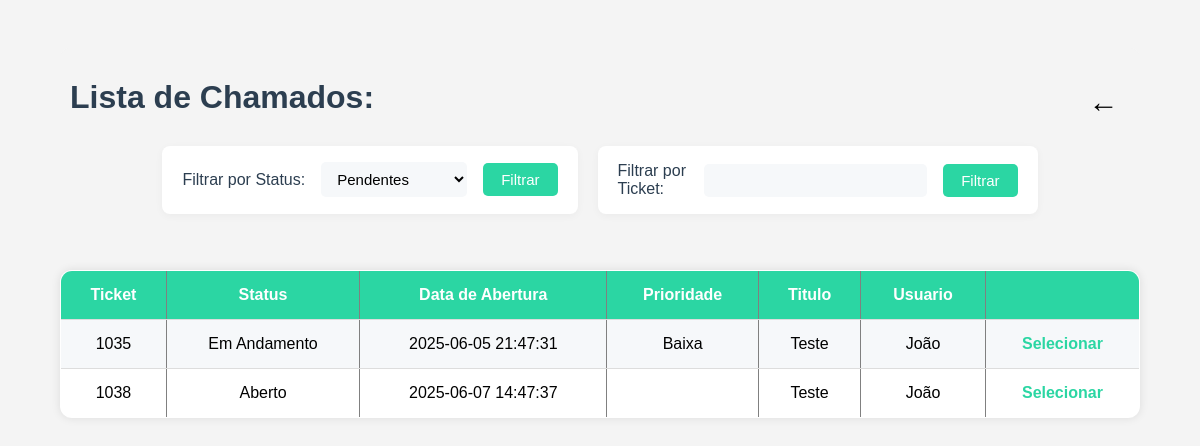
Page /dashboard/telainicial/AbrirChamado/listarChamadosPorId.php (signed in) on the earlier database version.
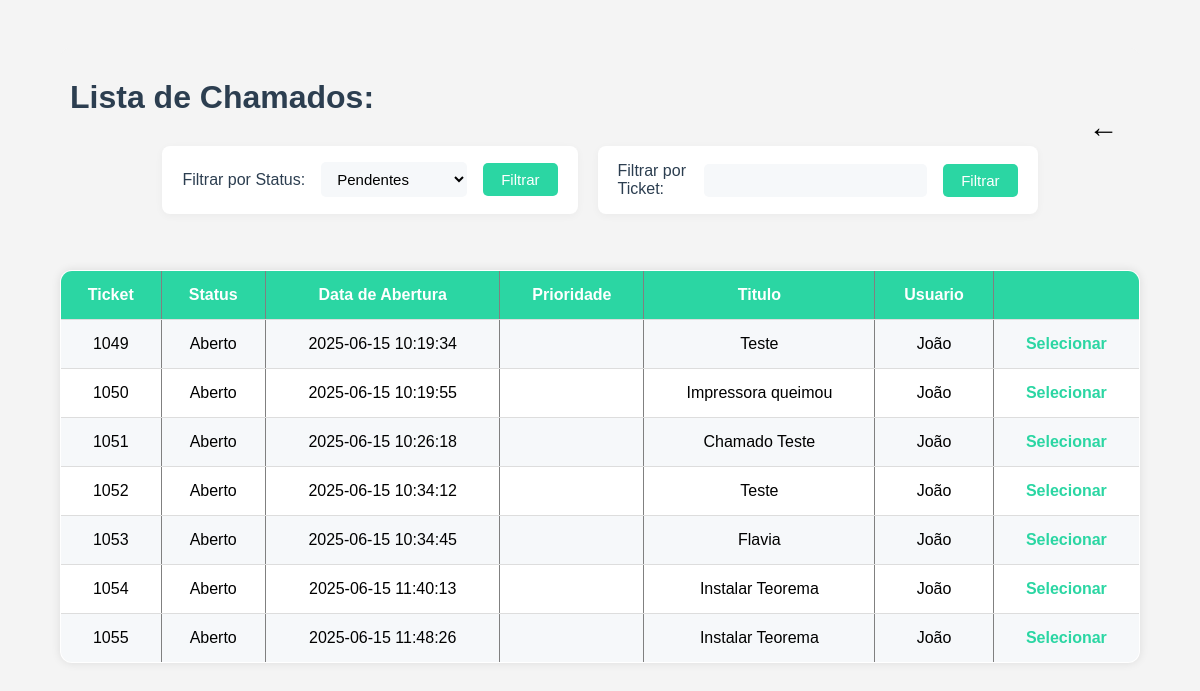
Same page on the later database version.
### tables this page shows
CREATE TABLE `chamados` (
  `chamadoId` int(20) NOT NULL,
  `status` varchar(20) NOT NULL,
  `tipoChamado` varchar(20) DEFAULT NULL,
  `tituloChamado` varchar(60) NOT NULL,
  `descricaoChamado` varchar(1000) DEFAULT NULL,
  `dtAbertura` datetime NOT NULL DEFAULT current_timestamp(),
  `dtFechamento` datetime DEFAULT NULL,
  `autorId` int(11) DEFAULT NULL,
  `autorNome` varchar(40) NOT NULL,
  `autorEmail` varchar(60) NOT NULL,
  `autorSetor` varchar(40) NOT NULL
);

### php/Conexao.php (called while the page is built, shortened)
<?php
    class Conexao{
        private $dbname = "glpi_teste";
        private $user = "root";
        private $password ="";
        private $host = "localhost";
        public function __construct() {
            try {
                $this->conn = new PDO("mysql:host=$this->host;dbname=$this->dbname", $this->user, $this->password);
            } catch (PDOException $e) {
                echo "Erro de conexão: " . $e->getMessage();
            }
        }
    }
?>

### php/Chamado.php (called while the page is built, shortened)
<?php
    require_once 'Conexao.php';
    class Chamado extends Conexao{
        public function listarTodosChamadosPorId($autorId, $status = '', $chamadoId = '') {
            $sql = "SELECT * FROM chamados WHERE autorId = :autorId";
            if (!empty($status) && $status !== 'Todos') {
                $sql .= " AND status = :status";
            } elseif (empty($status)) {
                $sql .= " AND (status = 'Aberto' OR status = 'Em andamento')";
            }
            $stmt = $this->conn->prepare($sql);
            $stmt->bindParam(':autorId', $autorId, PDO::PARAM_INT);
            $stmt->execute();
            return $stmt->fetchAll(PDO::FETCH_ASSOC);
        }
    }

### dashboard/telainicial/AbrirChamado/listarChamadosPorId.php (the view, shortened to what this page needs)
<?php
require_once '../../../php/Chamado.php';
$chamado = new Chamado();
$statusFiltro = isset($_GET['status']) ? $_GET['status'] : '';
$idFiltro = isset($_GET['chamadoId']) ? $_GET['chamadoId'] : '';
if(empty($idFiltro)){
    $chamados = $chamado->listarTodosChamadosPorId($_SESSION['usuario_id'], $statusFiltro, $idFiltro);
    }else{
        $chamados = $chamado->listarChamadoPorTicket2($_SESSION['usuario_id'],$idFiltro);
    }
?>
<!DOCTYPE html>
<html lang="en">
<head>
    <link rel="stylesheet" href="..\..\..\css/listagem.css">
</head>
<body>
<div class="container">
    <div class="textos">
        <h1>Lista de Chamados:</h1>
        <a class="voltar" href="..\..\..\php\validacao.php">&#8592;</a>
    </div>
    <div class="filtros-container">
        <div class="filtroStatus">
            <form action="listarChamadosPorId.php" method="GET">
                <label for="status">Filtrar por Status:</label>
                <select name="status" id="status">
                    <option value="">Pendentes</option>
                </select>
                <button type="submit">Filtrar</button>
            </form>
        </div>
        <div class="filtroTicket">
            <form action="listarChamadosPorId.php" method="GET">
                <label for="chamadoId">Filtrar por Ticket:</label>
                <input type="number" name="chamadoId" value="<?php echo isset($_GET['chamadoId']) ? $_GET['chamadoId'] : ''; ?>">
                <button type="submit">Filtrar</button>
            </form>
        </div>
    </div>
    <br><br>
    <table border="1">
        <tr>
            <th>Ticket</th>
            <th>Status</th>
            <th>Data de Abertura</th>
            <th>Prioridade</th>
            <th>Titulo</th>
            <th>Usuario</th>
            <th> </th>
        </tr>
        <?php
        foreach ($chamados as $chamados) {
        ?>
        <tr>
            <td><?php echo $chamados['chamadoId']; ?></td>
            <td><?php echo $chamados['status']; ?></td>
            <td><?php echo $chamados['dtAbertura']; ?></td>
            <td><?php echo $chamados['tipoChamado']; ?></td>
            <td><?php echo $chamados['tituloChamado']; ?></td>
            <td><?php echo $chamados['autorNome']; ?></td>
            <td><a href="detalhesChamadosUsuario.php?id=<?=$chamados['chamadoId']; ?>">Selecionar</a></td>
        </tr>
        <?php
        }
        ?>
    </table>
</div>
</body>
</html>

Differences in the rows shown:
no longer on this page (row edited): chamados: chamadoId "1035", status "Em Andamento", dtAbertura "2025-06-05 21:47:31", tipoChamado "Baixa", tituloChamado "Teste", autorNome "João"
no longer on this page (row edited): chamados: chamadoId "1038", status "Aberto", dtAbertura "2025-06-07 14:47:37", tituloChamado "Teste", autorNome "João"
added chamados: chamadoId "1049", status "Aberto", dtAbertura "2025-06-15 10:19:34", tituloChamado "Teste", autorNome "João"
added chamados: chamadoId "1050", status "Aberto", dtAbertura "2025-06-15 10:19:55", tituloChamado "Impressora queimou", autorNome "João"
added chamados: chamadoId "1051", status "Aberto", dtAbertura "2025-06-15 10:26:18", tituloChamado "Chamado Teste", autorNome "João"
added chamados: chamadoId "1052", status "Aberto", dtAbertura "2025-06-15 10:34:12", tituloChamado "Teste", autorNome "João"
added chamados: chamadoId "1053", status "Aberto", dtAbertura "2025-06-15 10:34:45", tituloChamado "Flavia", autorNome "João"
added chamados: chamadoId "1054", status "Aberto", dtAbertura "2025-06-15 11:40:13", tituloChamado "Instalar Teorema", autorNome "João"
added chamados: chamadoId "1055", status "Aberto", dtAbertura "2025-06-15 11:48:26", tituloChamado "Instalar Teorema", autorNome "João"
